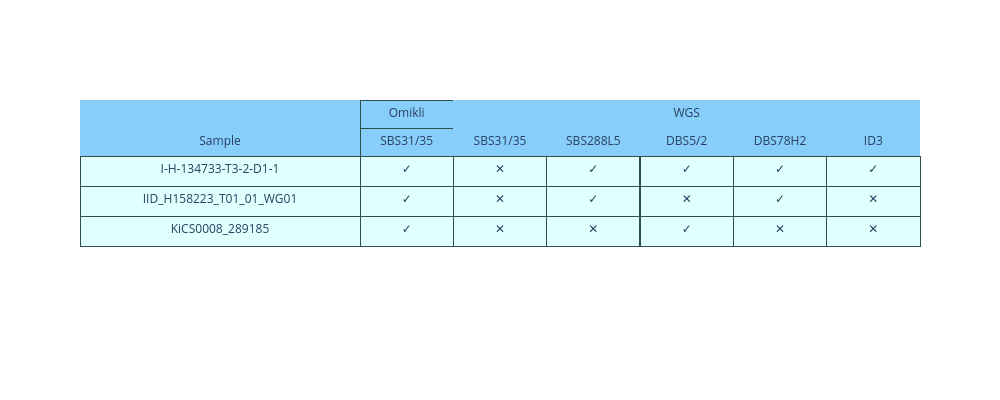

Write notebook code for a chart like this one.
### Code cell
import plotly.graph_objects as go

# Define header structure
header_row1 = ['', 'Omikli', '', '', 'WGS', '', '']
header_row2 = ['Sample', 'SBS31/35', 'SBS31/35', 'SBS288L5', 'DBS5/2', 'DBS78H2', 'ID3']

# Convert DataFrame to values for cells
cell_values = [data[col].tolist() for col in data.columns]

# ---------------------------
# YOUR ORIGINAL PLOTTING CODE - UNCHANGED
# ---------------------------
fig = go.Figure(data=[go.Table(
    columnwidth=[3,1,1,1,1,1,1],
    header=dict(values=[[h1, h2] for h1, h2 in zip(header_row1, header_row2)],
                line = dict(width=[0,1,0,0,0,0]),
                line_color='darkslategray',
                fill_color='lightskyblue',
                align='center'),
    cells=dict(values=cell_values,
                height=30,
               line_color='darkslategray',
               fill_color='lightcyan',
               align='center'))
])

fig.update_layout(width=1000, height=400)
fig.show()
fig.write_image(os.path.join(fig_out, "ExFig_10d_f.pdf"))
#plt.savefig(os.path.join(fig_out, "ExFig_10d_f.svg"), format='svg', bbox_inches='tight', transparent=True)

### Figure 1 — Plotly figure (JSON) as saved in the notebook; plotly's stock layout.template omitted (floating-point values rounded to 4 significant figures)
{"data": [{"cells": {"align": "center", "fill": {"color": "lightcyan"}, "height": 30, "line": {"color": "darkslategray"}, "values": [["I-H-134733-T3-2-D1-1", "IID_H158223_T01_01_WG01", "KiCS0008_289185"], ["✓", "✓", "✓"], ["✕", "✕", "✕"], ["✓", "✓", "✕"], ["✓", "✕", "✓"], ["✓", "✓", "✕"], ["✓", "✕", "✕"]]}, "columnwidth": [3, 1, 1, 1, 1, 1, 1], "header": {"align": "center", "fill": {"color": "lightskyblue"}, "line": {"color": "darkslategray", "width": [0, 1, 0, 0, 0, 0]}, "values": [["", "Sample"], ["Omikli", "SBS31/35"], ["", "SBS31/35"], ["", "SBS288L5"], ["WGS", "DBS5/2"], ["", "DBS78H2"], ["", "ID3"]]}, "type": "table"}], "layout": {"height": 400, "width": 1000}}
